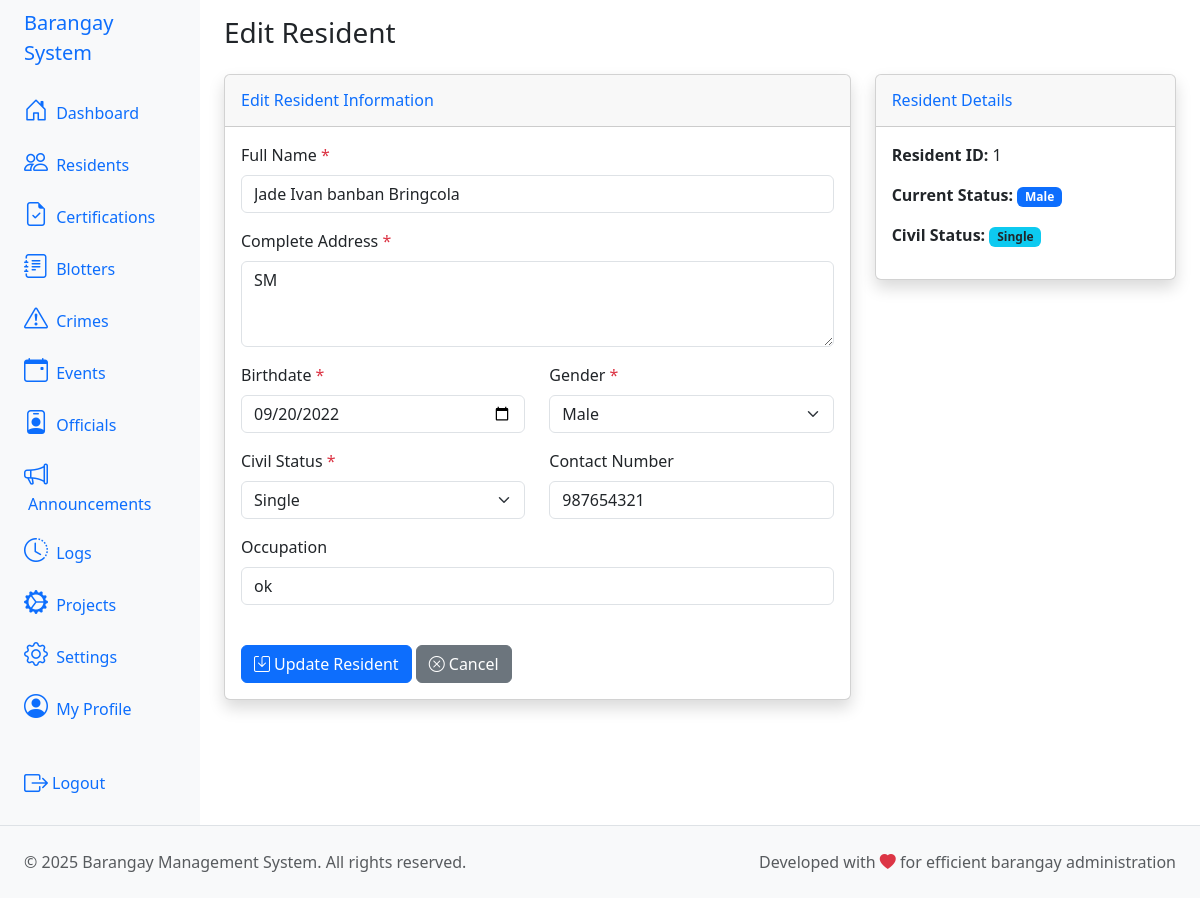
Page /index.php?action=residents&sub=edit&id=1 (signed in) on the committed database.
### tables this page shows
CREATE TABLE IF NOT EXISTS `tbl_residents` (
  `id` int NOT NULL AUTO_INCREMENT,
  `user_id` int DEFAULT NULL,
  `full_name` varchar(255) NOT NULL,
  `address` text NOT NULL,
  `birthdate` date NOT NULL,
  `gender` enum('male','female','other') NOT NULL,
  `contact_number` varchar(50) DEFAULT NULL,
  `occupation` varchar(255) DEFAULT NULL,
  `civil_status` enum('single','married','widowed','divorced') NOT NULL,
  `created_at` timestamp NULL DEFAULT CURRENT_TIMESTAMP,
  PRIMARY KEY (`id`),
  KEY `user_id` (`user_id`),
  CONSTRAINT `tbl_residents_ibfk_1` FOREIGN KEY (`user_id`) REFERENCES `tbl_users` (`id`) ON DELETE SET NULL
);

### app/controllers/ResidentsController.php (called while the page is built, shortened)
<?php
class ResidentsController
{
  private $pdo;
  public function __construct($pdo)
  {
    $this->pdo = $pdo;
  }
  public function editForm($id)
  {
    try {
      $stmt = $this->pdo->prepare("SELECT * FROM tbl_residents WHERE id = ?");
      $stmt->execute([$id]);
      $resident = $stmt->fetch(PDO::FETCH_ASSOC);
    } catch (PDOException $e) {
      $_SESSION['error'] = "Failed to load resident: " . $e->getMessage();
      header("Location: index.php?action=residents");
      exit();
    }
    require_once '../app/views/residents/edit_residents.php';
  }
}

### app/views/residents/edit_residents.php (the view, shortened to what this page needs)
<?php
include '../header.php';
$old = $_SESSION['old'] ?? [];
?>
<div class="container-fluid">
    <h1 class="h3 mb-4 text-gray-800">Edit Resident</h1>
    <div class="row">
        <div class="col-md-8">
            <div class="card shadow">
                <div class="card-header py-3">
                    <h6 class="m-0 font-weight-bold text-primary">Edit Resident Information</h6>
                </div>
                <div class="card-body">
                    <form action="index.php?action=residents&sub=update&id=<?php echo $resident['id']; ?>" method="POST">
                        <div class="row">
                            <div class="col-md-12 mb-3">
                                <label for="full_name" class="form-label">Full Name <span class="text-danger">*</span></label>
                                <input type="text" class="form-control" id="full_name" name="full_name"
                                       value="<?php echo htmlspecialchars($old['full_name'] ?? $resident['full_name']); ?>" required>
                            </div>
                            <div class="col-md-12 mb-3">
                                <label for="address" class="form-label">Complete Address <span class="text-danger">*</span></label>
                                <textarea class="form-control" id="address" name="address" rows="3" required><?php echo htmlspecialchars($old['address'] ?? $resident['address']); ?></textarea>
                            </div>
                            <div class="col-md-6 mb-3">
                                <label for="birthdate" class="form-label">Birthdate <span class="text-danger">*</span></label>
                                <input type="date" class="form-control" id="birthdate" name="birthdate"
                                       value="<?php echo htmlspecialchars($old['birthdate'] ?? $resident['birthdate']); ?>" required>
                            </div>
                            <div class="col-md-6 mb-3">
                                <label for="gender" class="form-label">Gender <span class="text-danger">*</span></label>
                                <select class="form-select" id="gender" name="gender" required>
                                    <option value="male" <?php echo ($old['gender'] ?? $resident['gender']) == 'male' ? 'selected' : ''; ?>>Male</option>
                                </select>
                            </div>
                            <div class="col-md-6 mb-3">
                                <label for="civil_status" class="form-label">Civil Status <span class="text-danger">*</span></label>
                                <select class="form-select" id="civil_status" name="civil_status" required>
                                    <option value="single" <?php echo ($old['civil_status'] ?? $resident['civil_status']) == 'single' ? 'selected' : ''; ?>>Single</option>
                                </select>
                            </div>
                            <div class="col-md-6 mb-3">
                                <label for="contact_number" class="form-label">Contact Number</label>
                                <input type="tel" class="form-control" id="contact_number" name="contact_number"
                                       value="<?php echo htmlspecialchars($old['contact_number'] ?? $resident['contact_number']); ?>">
                            </div>
                            <div class="col-md-12 mb-3">
                                <label for="occupation" class="form-label">Occupation</label>
                                <input type="text" class="form-control" id="occupation" name="occupation"
                                       value="<?php echo htmlspecialchars($old['occupation'] ?? $resident['occupation'] ?? ''); ?>">
                            </div>
                        </div>
                        <div class="mt-4">
                            <button type="submit" class="btn btn-primary">
                                <i class="bi bi-save me-1"></i>Update Resident
                            </button>
                            <a href="index.php?action=residents" class="btn btn-secondary">
                                <i class="bi bi-x-circle me-1"></i>Cancel
                            </a>
                        </div>
                    </form>
                </div>
            </div>
        </div>
        <div class="col-md-4">
            <div class="card shadow">
                <div class="card-header py-3">
                    <h6 class="m-0 font-weight-bold text-primary">Resident Details</h6>
                </div>
                <div class="card-body">
                    <p><strong>Resident ID:</strong> <?php echo $resident['id']; ?></p>
                    <p><strong>Current Status:</strong>
                        <span class="badge bg-<?php echo $resident['gender'] == 'male' ? 'primary' : ($resident['gender'] == 'female' ? 'danger' : 'secondary'); ?>">
                            <?php echo ucfirst($resident['gender']); ?>
                        </span>
                    </p>
                    <p><strong>Civil Status:</strong>
                        <span class="badge bg-info text-dark">
                            <?php echo ucfirst($resident['civil_status']); ?>
                        </span>
                    </p>
                </div>
            </div>
        </div>
    </div>
</div>
<?php include '../footer.php'; ?>

### rows in the picture
tbl_residents: full_name "Jade Ivan banban Bringcola", address "SM", birthdate "09/20/2022", gender "Male", civil_status "Single", contact_number "987654321", occupation "ok", id "1"
